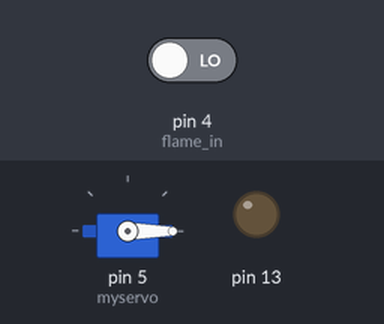
Recording of a sketch running on a simulated Arduino Uno, built with avr-gcc and run on an emulated ATmega328P. On the bench: servo, output pins drawn as LEDs (lit = HIGH). The inputs (shaded band) are chosen by the test bench; at power-on: pin 4 (flame_in) LOW. What the sketch prints to the serial monitor is not drawn.

Above: at 1.2 s.
1.3 s: pin 4 (flame_in) driven HIGH
At 2.2 s:
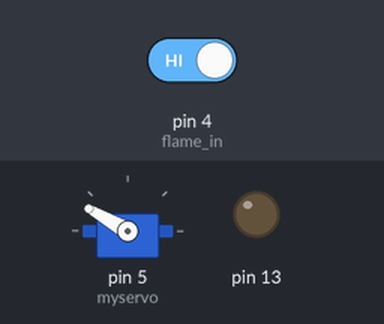
2.8 s: pin 4 (flame_in) driven LOW
At 3.3 s:
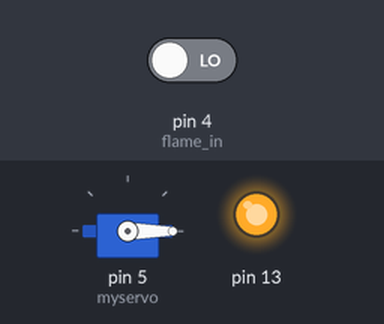
Timing chart, 0 to 5.8 s (numbered marks = the images above; inputs shaded):
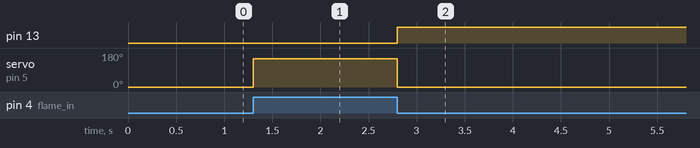

The sketch:

SmartFireExtinguisher.ino
```cpp
#include<Servo.h>

Servo myservo;
int flame_in = 4;
int curr_state = 0;
int prev_state = 0;

void setup(){

  myservo.attach(5);
  pinMode(flame_in,INPUT);
  Serial.begin(9600);
  myservo.write(0);
  pinMode(13,OUTPUT);
}

void loop(){
  Serial.println("servo");
  if(digitalRead(flame_in)){
    curr_state = 1;
  }else{
    curr_state = 0;
  }

  if(prev_state != curr_state){
    prev_state = curr_state;
    if(prev_state == 0){
      myservo.write(0);
      digitalWrite(13,HIGH);
    }else {
      myservo.write(150);
      digitalWrite(13,LOW);
    }
  }
}
```

Measured:
- after the input at 1.3 s, servo on pin 5 (myservo): 0° → 150° at once
- after the input at 2.8 s, pin 13: LOW → HIGH at once; servo on pin 5 (myservo): 150° → 0° at once
